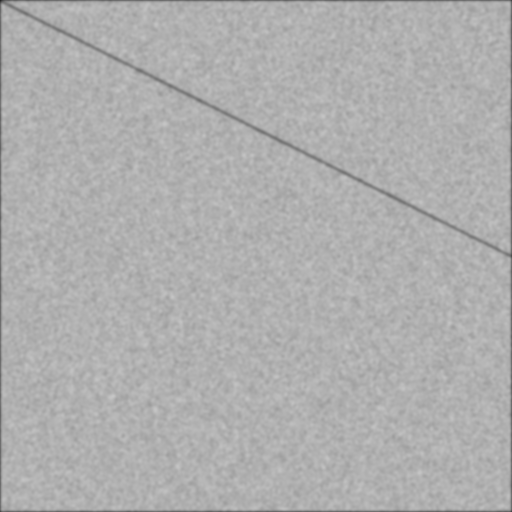
%> input picture 1.SVD/bar.png, 1024 x 1024 px (shown at 1/2 size)
$ octave exercise_svd.m   (GNU Octave 9; MATLAB toolbox functions it lacks are replaced by stand-ins)
%> lines starting %> are read from the running program, lines starting %| are printed output that depends on the picture; in (x1, y1, x2, y2) boxes, pixels count from 0 and x2, y2 are one past the last pixel; in counts of white or black regions, pixels touching at a corner belong together; the program's own positions count from 1
### 1.SVD/barParameters.m
function [slope intercept]=barParameters(xcoords,ycoords)
%UNTITLED4 Summary of this function goes here
%   Detailed explanation goes here
    A=[xcoords ones(length(xcoords),1)]
    vertex = pinv(A)*ycoords;
    slope= vertex(1);
    intercept = vertex(2);

end

### 1.SVD/barphantom.m
function [ I ] = barphantom(slope, intercept)
%UNTITLED2 Summary of this function goes here
%   Detailed explanation goes here
    imageSizeX = 256;
    imageSizeY = 256;
    img = zeros(imageSizeX,imageSizeY);
    %[Y, X] = ndgrid(1:imageSizeY,1:imageSizeX);
    [X, Y] = meshgrid(1:imageSizeX,1:imageSizeY);

    img(X*slope+intercept - Y == 0) = 200;

    I = im2bw(img,0.5);
    %I = imnoise(img,'gaussian');
    imagesc(I);
    %title('image');
end

### 1.SVD/parabolaParameters.m
function [vertex]=parabolaParameters(xcoords,ycoords)
%UNTITLED5 Summary of this function goes here
%   Detailed explanation goes here
    A = [xcoords.^2,xcoords,ones(length(xcoords),1)];
    vertex = pinv(A)* ycoords;

end

### 1.SVD/parabolaphantom.m
function [ I ] = parabolaphantom(a,b,c)
%UNTITLED3 Summary of this function goes here
%   Detailed explanation goes here
    imageSizeX = 256;
    imageSizeY = 256;
    img = zeros(imageSizeX,imageSizeY);
    %[Y, X] = ndgrid(1:imageSizeY,1:imageSizeX);
    [X, Y] = meshgrid(1:imageSizeX,1:imageSizeY);

    img((a*X.^2 + b.*X + c) - Y== 0) = 200;
    %I = imnoise(img,'gaussian');
    I = imagesc(img);
    title('image');

end

### 1.SVD/exercise_svd.m
%Ibar = barphantom(0.5,1.5);
%Iparabola = parabolaphantom(0.03,-10,1200);

I = imread('bar.png');
%> I is the input picture: size 1024x1024 uint8; min 29, max 198, mean 174.9
B = im2bw(I,graythresh(I));
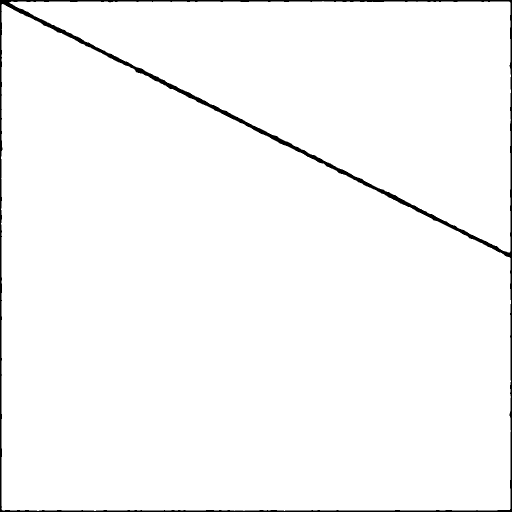
%> B: size 1024x1024 logical (shown at 1/2 size); 97.9% white; 1 black region, box (x1, y1, x2, y2) and area: (0, 0, 1024, 1024) 21596
B2 = B(6:1019,6:1019);
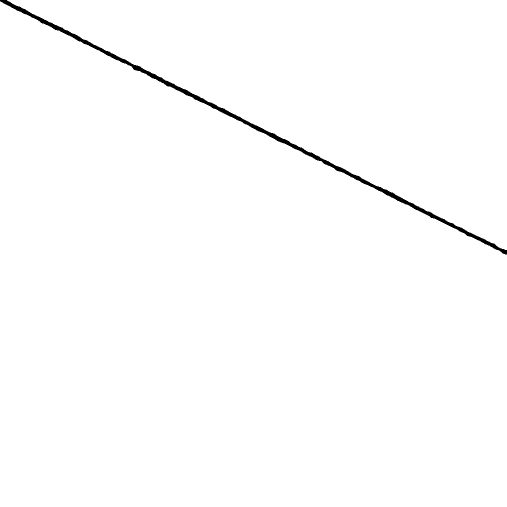
%> B2: size 1014x1014 logical (shown at 1/2 size); 99.2% white; 1 black region, box (x1, y1, x2, y2) and area: (0, 0, 1014, 509) 8521
imshow(B2);

[xcoords,ycoords]=find(B2==0);
%> xcoords = 8521 values from 1 to 509; ycoords = 8521 values from 1 to 1014
[slope intercept] = barParameters(xcoords,ycoords);
%> in barParameters, `vertex = pinv(A)*ycoords;`: vertex = [2; 2.1]
%> in barParameters, `slope= vertex(1);`: slope = 2
%> in barParameters, `intercept = vertex(2);`: intercept = 2.1
%> slope = 2; intercept = 2.1
Ibar = barphantom(slope,intercept);
%> in barphantom, `img(X*slope+intercept - Y == 0) = 200;`: img: size 256x256 double; every value is 0
%> in barphantom, `I = im2bw(img,0.5);`: I: size 256x256 logical; every value is 0
clear;

I = imread('parabel.png');
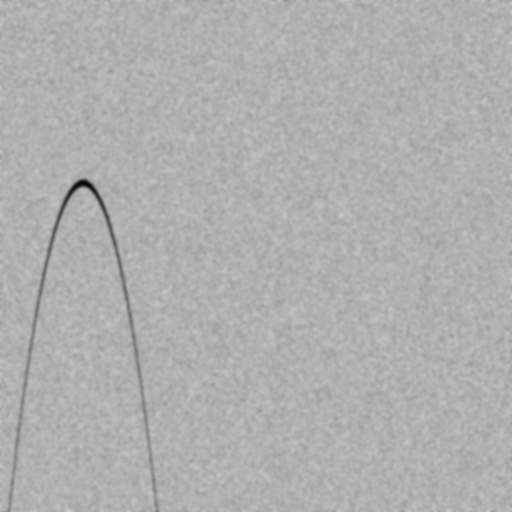
%> input picture 1.SVD/parabel.png, 1024 x 1024 px (shown at 1/2 size)
%> I is the input picture: size 1024x1024 uint8; min 4, max 204, mean 175.5
B = im2bw(I,graythresh(I));
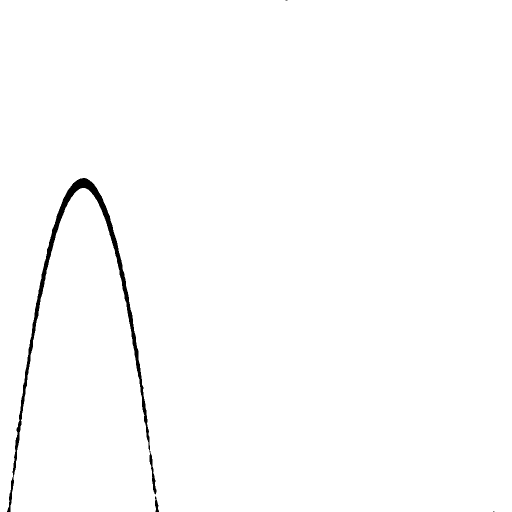
%> B: size 1024x1024 logical (shown at 1/2 size); 99% white; 4 black regions (2 under 20 px), largest, box (x1, y1, x2, y2) and area: (14, 356, 313, 1024) 9852, (310, 993, 318, 1024) 143
B2 = B(6:1019,6:1019);
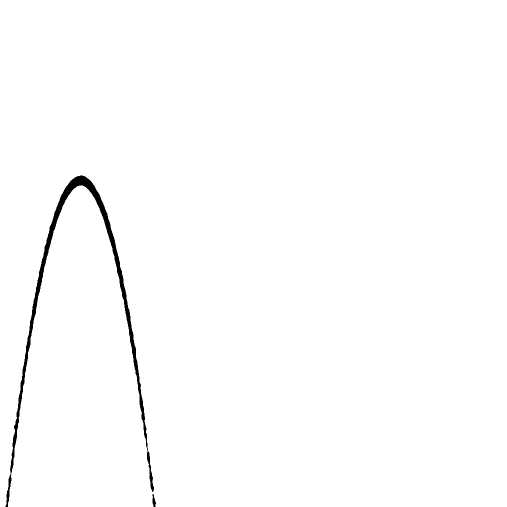
%> B2: size 1014x1014 logical (shown at 1/2 size); 99% white; 2 black regions, box (x1, y1, x2, y2) and area: (11, 351, 308, 1014) 9820, (305, 988, 312, 1014) 112
imshow(B2);
[xcoords,ycoords] = find(B2==0);
%> xcoords = 9932 values from 352 to 1014; ycoords = 9932 values from 12 to 312
[vertex] = parabolaParameters(xcoords,ycoords);
%> in parabolaParameters, `vertex = pinv(A)* ycoords;`: vertex = [-6.09e-05; 0.0697; 143.6]
%> vertex = [-6.09e-05; 0.0697; 143.6]
Iparabola = parabolaphantom(vertex');
%> the run ends on the next line
